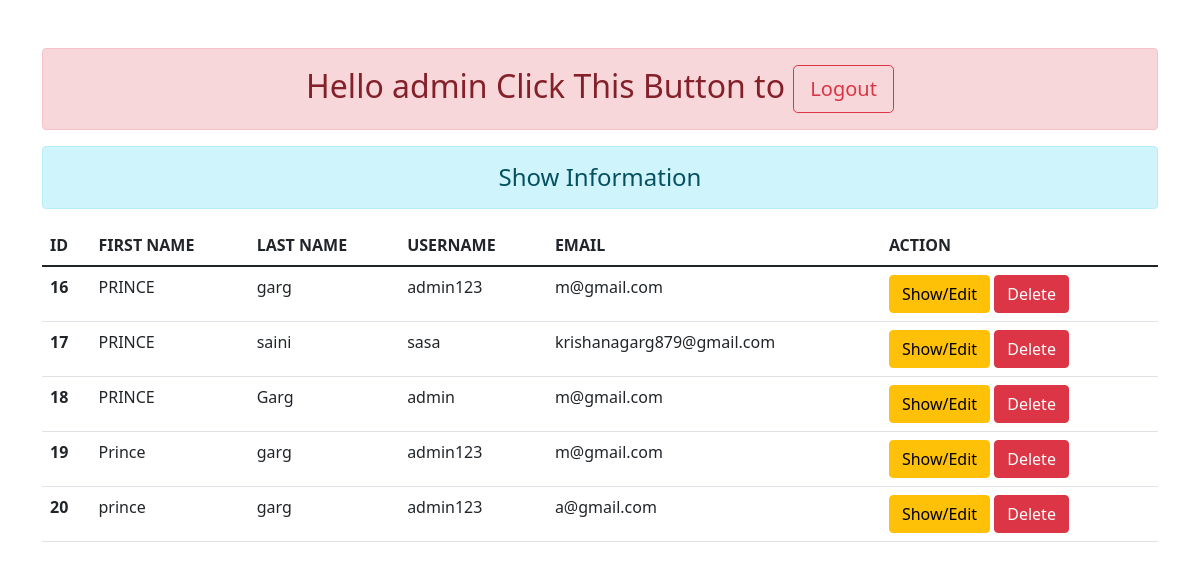
The app's page /add/ (signed in) with its own data.
### details/models.py (models this page shows)
class User(models.Model):
    name = models.CharField(max_length=70)
    lastname = models.CharField(max_length=70)
    username = models.CharField(max_length=70,default=None)
    email = models.EmailField(max_length=70)
    password = models.CharField(max_length=70)
    cpassword = models.CharField(max_length=70)
    address = models.CharField(max_length=270,null=False, blank=False, default=None)

### details/views.py (the view)
# urls.py: path('add/', views.add_show, name="addshow"),
@login_required(login_url='login')
def add_show(request):
    if request.method == 'POST':
        fm = registration(request.POST)
        if fm.is_valid():
            fm.save()
            fm = registration()
            messages.success(request, 'Your details has been submited')
    else:
        fm = registration()
    infor = User.objects.all()
    return render(request, 'add.html', {'form':fm,
    'inf':infor})

### details/form.py (shortened to what this page needs)
class registration(forms.ModelForm):
    class Meta:
        model  = User
        fields = ['name','lastname','username', 'email', 'password','cpassword', 'address']
        labels = {
            "name" :"First Name",
            "lastname" : "Last Name",
            "username" : "Username",
            "email" :"Email",
            "password" :"Password",
            "cpassword" :"Confirm Password",
            "address" :"Address",
        }
        widgets = {
            'name' : forms.TextInput(attrs={'class': 'form-control'}),
            'lastname' : forms.TextInput(attrs={'class': 'form-control'}),
            'username' : forms.TextInput(attrs={'class': 'form-control'}),
            'email' : forms.EmailInput(attrs={'class': 'form-control'}),
            'password' : forms.PasswordInput(render_value = True, attrs={'class': 'form-control'}),
            'cpassword' : forms.PasswordInput(render_value = True, attrs={'class': 'form-control'}),
            'address' : forms.TextInput(attrs={'class': 'form-control'}),
        }

### details/templates/add.html (shortened to what this page needs)
{% extends 'base.html' %}
{% block content %}
<div class="row">
    <div class="col-sm-12 ">
        <h4 class = "text-center alert alert-info">Show Information</h4>
        {% if inf %}
        <table class="table table-hover">
            <thead>
              <tr>
                <th scope="col">ID</th>
                <th scope="col">FIRST NAME</th>
                <th scope="col">LAST NAME</th>
                <th scope="col">USERNAME</th>
                <th scope="col">EMAIL</th>
                <th scope="col">ACTION</th>
              </tr>
            </thead>
            <tbody>
              {% for inm in inf %}
              <tr>
                <th scope="row">{{inm.id}}</th>
                <td>{{inm.name}}</td>
                <td>{{inm.lastname}}</td>
                <td>{{inm.username}}</td>
                <td>{{inm.email}}</td>
                <td><a href="{% url 'updatedata' inm.id %}" class="btn btn-warning">Show/Edit</a>
                  <form action="{% url 'deletedata' inm.id %}" method="post" class="d-inline"> {% csrf_token %}
                    <input type="submit" class = "btn btn-danger"value="Delete">
                  </form>
                </td>
              </tr>
              {% endfor %}
            </tbody>
          </table>
        {% else %}
            <h4 class = "text-center alert alert-warning">No Records..!</h4>
        {% endif %}
    </div>
</div>
{% endblock content %}

### details/templates/base.html (shortened to what this page needs)
<!DOCTYPE html>
{% load static %}
<html lang="en">
<head>
    <link rel="stylesheet" href="{% static 'css/bootstrap.css' %}">
</head>
<body>
    <div class="container mt-5">
        <h2 class="text-center alert alert-danger">
            <span id = "hello-msg">  Hello {{request.user}} Click This Button to </spand>
            <span> <a href= "{% url 'logout'%}" class = "btn btn-outline-danger btn-lg">Logout</a> </spand></h2>
        {% block content  %}{% endblock content  %}
    </div>
</body>
</html>

### records on screen
User: id "16", name "PRINCE", lastname "garg", username "admin123", email "m@gmail.com"
User: id "17", name "PRINCE", lastname "saini", username "sasa", email "krishanagarg879@gmail.com"
User: id "18", name "PRINCE", lastname "Garg", username "admin", email "m@gmail.com"
User: id "19", name "Prince", lastname "garg", username "admin123", email "m@gmail.com"
User: id "20", name "prince", lastname "garg", username "admin123", email "a@gmail.com"

### other values on screen
{{ request.user }} "admin"
